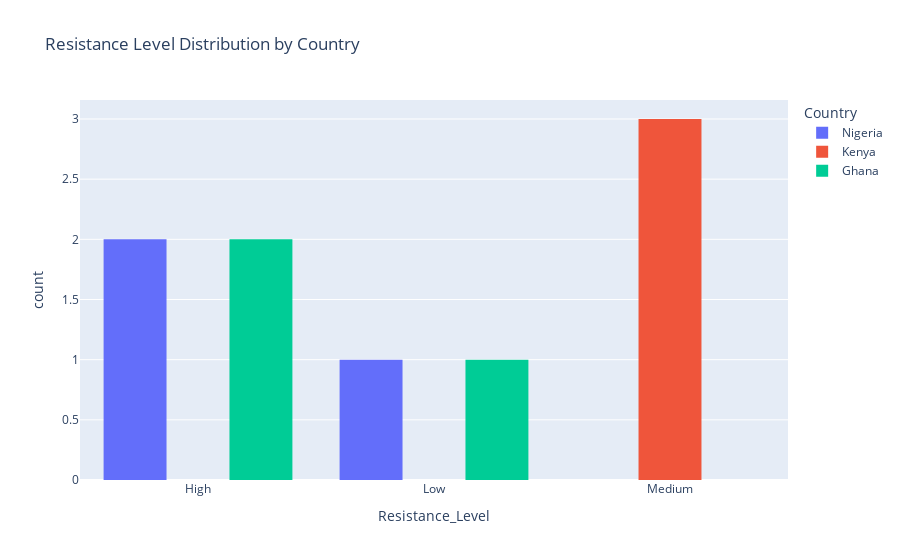

The cell this chart's notebook holds for it:
### Code cell
# Visualize resistance level distribution per country
fig_resistance = px.histogram(
    df,
    x="Resistance_Level",
    color="Country",
    title="Resistance Level Distribution by Country",
    barmode="group"
)
fig_resistance.show()

### Figure 1 — Plotly figure (JSON) as saved in the notebook; plotly's stock layout.template omitted (floating-point values rounded to 4 significant figures)
{"data": [{"alignmentgroup": "True", "bingroup": "x", "hovertemplate": "Country=Nigeria<br>Resistance_Level=%{x}<br>count=%{y}<extra></extra>", "legendgroup": "Nigeria", "marker": {"color": "#636efa", "pattern": {"shape": ""}}, "name": "Nigeria", "offsetgroup": "Nigeria", "orientation": "v", "showlegend": true, "type": "histogram", "x": ["High", "High", "Low"], "xaxis": "x", "yaxis": "y"}, {"alignmentgroup": "True", "bingroup": "x", "hovertemplate": "Country=Kenya<br>Resistance_Level=%{x}<br>count=%{y}<extra></extra>", "legendgroup": "Kenya", "marker": {"color": "#EF553B", "pattern": {"shape": ""}}, "name": "Kenya", "offsetgroup": "Kenya", "orientation": "v", "showlegend": true, "type": "histogram", "x": ["Medium", "Medium", "Medium"], "xaxis": "x", "yaxis": "y"}, {"alignmentgroup": "True", "bingroup": "x", "hovertemplate": "Country=Ghana<br>Resistance_Level=%{x}<br>count=%{y}<extra></extra>", "legendgroup": "Ghana", "marker": {"color": "#00cc96", "pattern": {"shape": ""}}, "name": "Ghana", "offsetgroup": "Ghana", "orientation": "v", "showlegend": true, "type": "histogram", "x": ["Low", "High", "High"], "xaxis": "x", "yaxis": "y"}], "layout": {"barmode": "group", "legend": {"title": {"text": "Country"}, "tracegroupgap": 0}, "title": {"text": "Resistance Level Distribution by Country"}, "xaxis": {"anchor": "y", "domain": [0, 1], "title": {"text": "Resistance_Level"}}, "yaxis": {"anchor": "x", "domain": [0, 1], "title": {"text": "count"}}}}
